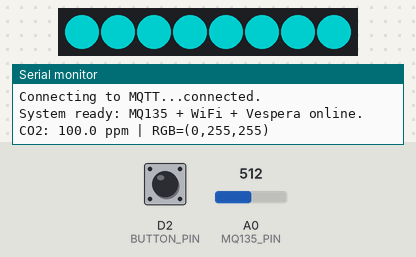
Bench run of a sketch on a simulated Arduino MKR. Shown: 8 RGB LEDs in strip order, left to right, the last lines printed to the serial monitor. The test bench sets the inputs (shaded band); at power-on: A0 (MQ135_PIN) = 512, D2 (BUTTON_PIN) HIGH. Dim RGB values are drawn brighter than linear; WiFi joins after 1.5 s; servers stay silent unless stated; no MQTT or app messages arrive unless stated.

Above: at 2.51 s.
2.8 s: A0 (MQ135_PIN) set to 60
At 4.07 s:
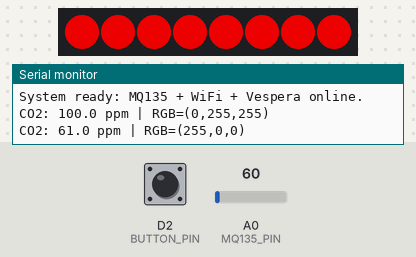
5.7 s: A0 (MQ135_PIN) set to 80
At 6.91 s:
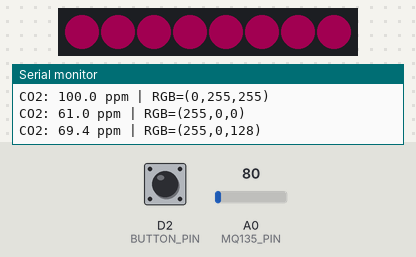
8.6 s: A0 (MQ135_PIN) set to 30
At 10.16 s:
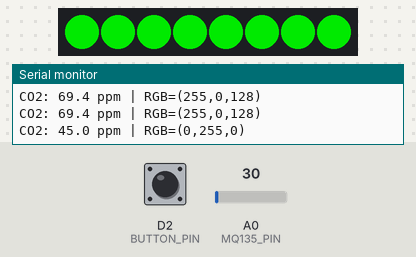
11.8 s: A0 (MQ135_PIN) set to 50
At 13.33 s:
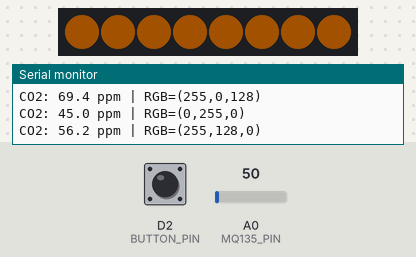
15.1 s: D2 (BUTTON_PIN) pulled LOW for 0.15 s
At 16.2 s:
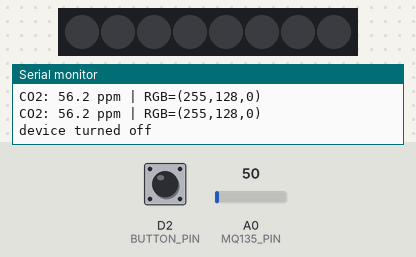
16.7 s: D2 (BUTTON_PIN) pulled LOW for 1 s
Timing chart, 0 to 19.3 s (numbered marks = the images above; inputs shaded):
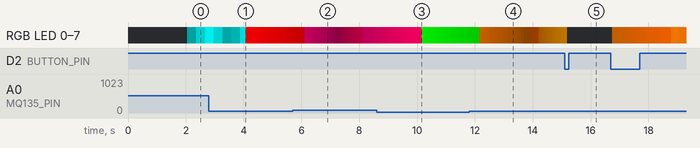

The sketch:

vespera.ino
```cpp
#include <WiFiNINA.h>
#include <PubSubClient.h>
#include <Adafruit_NeoPixel.h>
#include <math.h>

// -------------------- WiFi setting --------------------
char ssid[] = "CE-Hub-Student";        // WiFi name
char pass[] = "casa-ce-gagarin-public-service";   // WiFi password
int status = WL_IDLE_STATUS;

// -------------------- MQTT setting --------------------
const char* mqtt_server = "mqtt.cetools.org";
const int mqtt_port = 1884;
const char* mqtt_user = "student";
const char* mqtt_pass = "ce2021-mqtt-forget-whale";

WiFiClient wifiClient;
PubSubClient client(wifiClient);

// everyone's individual topic ID
String lightId = "28";
String mqtt_topic = "student/CASA0014/luminaire/" + lightId;

// -------------------- Vespera setting --------------------
const int num_leds = 72;
const int payload_size = num_leds * 3;
byte RGBpayload[payload_size];

// -------------------- NeoPixel setting --------------------
#define NEOPIXEL_PIN 6
#define NUMPIXELS 8
Adafruit_NeoPixel pixels(NUMPIXELS, NEOPIXEL_PIN, NEO_GRB + NEO_KHZ800);

// -------------------- MQ135 setting --------------------
#define MQ135_PIN A0
#define RL 10.0
#define R0 76.63
#define CLEAN_AIR_RATIO 3.6

// -------------------- button setting --------------------
#define BUTTON_PIN 2
bool deviceOn = true;
int lastButtonState = HIGH;

// -------------------- WiFi connecting function --------------------
void startWifi() {
  Serial.print("Connecting to WiFi...");
  WiFi.begin(ssid, pass);
  while (WiFi.status() != WL_CONNECTED) {
    delay(500);
    Serial.print(".");
  }
  Serial.println("\nWiFi connected!");
  Serial.print("IP address: ");
  Serial.println(WiFi.localIP());
}

// -------------------- MQTT reconnecting function --------------------
void reconnectMQTT() {
  while (!client.connected()) {
    Serial.print("Connecting to MQTT...");
    if (client.connect("MKR1010_Client", mqtt_user, mqtt_pass)) {
      Serial.println("connected.");
    } else {
      Serial.print("failed, rc=");
      Serial.print(client.state());
      Serial.println(" retry in 3 seconds.");
      delay(3000);
    }
  }
}

// -------------------- get MQ135 reading --------------------
float getCO2ppm() {
  int adcValue = analogRead(MQ135_PIN);
  float voltage = adcValue * (3.3 / 1023.0);
  float RS = (3.3 - voltage) * RL / voltage;
  float ratio = RS / R0;

  float a = -0.42;
  float b = 1.92;
  float ppm = pow(10, (b + a * log10(ratio)));
  return ppm;
}

// -------------------- turn off all light --------------------
void turnOffLEDs() {
  for (int i = 0; i < NUMPIXELS; i++) {
    pixels.setPixelColor(i, 0, 0, 0);
  }
  pixels.show();

  for (int i = 0; i < num_leds; i++) {
    RGBpayload[i * 3 + 0] = 0;
    RGBpayload[i * 3 + 1] = 0;
    RGBpayload[i * 3 + 2] = 0;
  }
  if (client.connected()) {
    client.publish(mqtt_topic.c_str(), RGBpayload, payload_size);
  }
}

// -------------------- color mapping --------------------
int baseR = 0, baseG = 255, baseB = 0;

void setLEDColor(float ppm) {
  if (ppm < 40) ppm = 40;
  if (ppm > 100) ppm = 100;

  int step = int((ppm - 40) / 5);
  const int COLORS[][3] = {
    {0, 255, 0}, {128, 255, 0}, {255, 255, 0}, {255, 128, 0},
    {255, 0, 0}, {255, 0, 128}, {128, 0, 255}, {0, 128, 255}, {0, 255, 255}
  };
  const int NUM_COLORS = sizeof(COLORS) / sizeof(COLORS[0]);
  if (step < 0) step = 0;
  if (step >= NUM_COLORS) step = NUM_COLORS - 1;

  baseR = COLORS[step][0];
  baseG = COLORS[step][1];
  baseB = COLORS[step][2];

  for (int i = 0; i < NUMPIXELS; i++) {
    pixels.setPixelColor(i, pixels.Color(baseR, baseG, baseB));
  }
  pixels.show();

  for (int i = 0; i < num_leds; i++) {
    RGBpayload[i * 3 + 0] = (byte)baseR;
    RGBpayload[i * 3 + 1] = (byte)baseG;
    RGBpayload[i * 3 + 2] = (byte)baseB;
  }

  if (client.connected()) {
    client.publish(mqtt_topic.c_str(), RGBpayload, payload_size);
  }

  Serial.print("CO2: ");
  Serial.print(ppm, 1);
  Serial.print(" ppm | RGB=(");
  Serial.print(baseR);
  Serial.print(",");
  Serial.print(baseG);
  Serial.print(",");
  Serial.print(baseB);
  Serial.println(")");
}

// -------------------- Setup --------------------
void setup() {
  Serial.begin(9600);
  while (!Serial);

  if (WiFi.status() == WL_NO_MODULE) {
    Serial.println("WiFi module not detected!");
    while (true);
  }

  pinMode(BUTTON_PIN, INPUT_PULLUP);

  startWifi();
  client.setServer(mqtt_server, mqtt_port);
  reconnectMQTT();

  pixels.begin();
  pixels.setBrightness(50);
  pixels.show();

  Serial.println("System ready: MQ135 + WiFi + Vespera online.");
}

// -------------------- Main loop (Synced Breathing) --------------------
void loop() {
  // ===== button check =====
  int buttonState = digitalRead(BUTTON_PIN);
  if (buttonState == LOW && lastButtonState == HIGH) {
    delay(50);
    if (digitalRead(BUTTON_PIN) == LOW) {
      deviceOn = !deviceOn;
      if (!deviceOn) {
        Serial.println("device turned off");
        turnOffLEDs();
      } else {
        Serial.println("device turned on");
      }
    }
  }
  lastButtonState = buttonState;

  if (!deviceOn) return;

  if (WiFi.status() != WL_CONNECTED) startWifi();
  if (!client.connected()) reconnectMQTT();
  client.loop();

  // ===== CO₂ sensing + color update =====
  static unsigned long lastUpdate = 0;
  static float lastPPM = 0;
  if (millis() - lastUpdate > 2000) {
    lastPPM = getCO2ppm();
    setLEDColor(lastPPM);
    lastUpdate = millis();
  }

  // ===== breathing effect (local + MQTT sync) =====
  static int brightness = 10;
  static int step = 3;
  brightness += step;
  if (brightness >= 200 || brightness <= 10) step = -step;


  int minDelay = 10;
  int maxDelay = 70;
  int breathDelay = map((int)lastPPM, 40, 100, maxDelay, minDelay);
  breathDelay = constrain(breathDelay, minDelay, maxDelay);

  // update light
  pixels.setBrightness(brightness);
  pixels.show();

  // sychronize to Vespera
  float scale = brightness / 200.0;
  for (int i = 0; i < num_leds; i++) {
    RGBpayload[i * 3 + 0] = (byte)(baseR * scale);
    RGBpayload[i * 3 + 1] = (byte)(baseG * scale);
    RGBpayload[i * 3 + 2] = (byte)(baseB * scale);
  }
  if (client.connected()) {
    client.publish(mqtt_topic.c_str(), RGBpayload, payload_size);
  }

  delay(breathDelay);
}
```

Measured:
- after the input at 2.8 s, the LEDs: first differ from a run without the input after 1.3 s (image 1)
- after the input at 8.6 s, the LEDs: first differ from a run without the input after 1.6 s (image 3)
- after the input at 11.8 s, the LEDs: first differ from a run without the input after 0.37 s (image 4 shows a later state)
- after the input at 15.1 s, the LEDs: change after 0.09 s (image 5)
